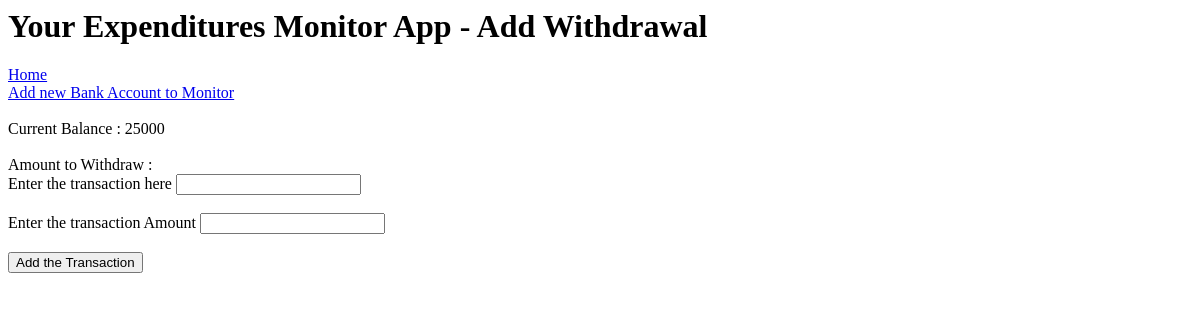
The app's page /withdraw/2, older data.
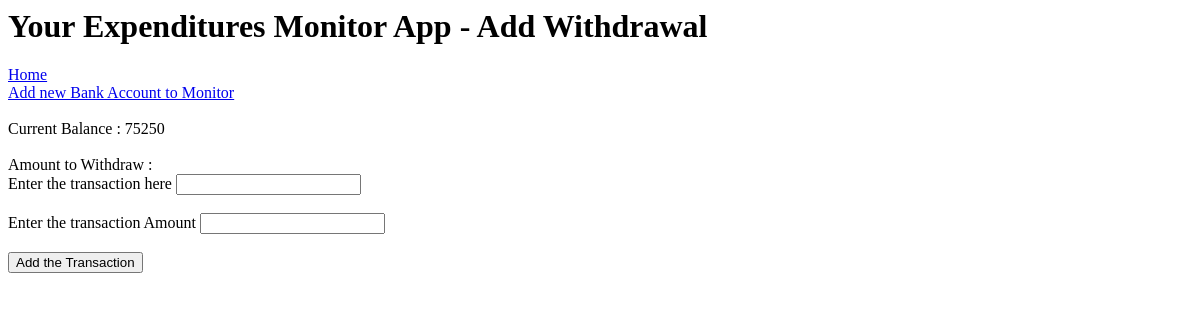
The same page, newer data.
### application/models.py (models this page shows)
class Accounts(db.Model):
    id = db.Column(db.Integer, primary_key=True)
    balance = db.Column(db.Integer)
    account_name = db.Column(db.String(30), nullable=False)
    cust_name = db.Column(db.String(30), nullable=False)
    transactions = db.relationship('Transaction', backref='accounts' , lazy='dynamic')

### application/routes.py (the view, shortened to what this page needs)
@app.route('/withdraw/<int:account_id>',  methods=['GET','POST'])
def withdraw(account_id):
    form = TransactionForm()
    account = Accounts.query.filter_by(id=account_id).first()
    return render_template("withdraw.html", form=form, title="Add Withdrawal" , account=account)

### application/forms.py
class TransactionForm(FlaskForm):
    transaction = StringField('Enter the transaction here' , validators=[DataRequired()])
    transaction_amount = IntegerField('Enter the transaction Amount', validators=[DataRequired()])
    submit = SubmitField('Add the Transaction')

### application/templates/withdraw.html (shortened to what this page needs)
{% extends "layout.html" %}
{% block body %}
<br><br>
Current Balance : {{ account.balance }}
<br><br>
Amount to Withdraw :
<form action='' method='POST'>
    {{ form.transaction.label }} {{ form.transaction}} <br><br>
    {{ form.transaction_amount.label }} {{ form.transaction_amount }}<br><br>
    {{form.submit}}
</form>
{% endblock body %}

Row changes from the older to the newer data that the page shows:
changed Accounts: balance "25000" → "75250"
